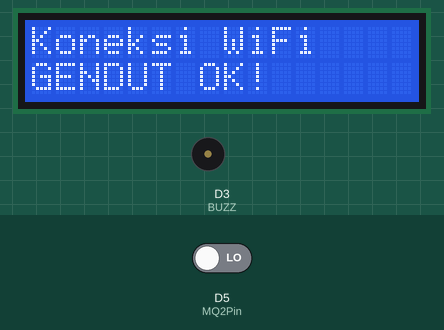
Bench run of a sketch on a simulated ESP8266 (NodeMCU). On the bench: 16×2 character LCD, buzzer (waves = sounding, pin HIGH). The test bench sets the inputs (shaded band); at power-on: D5 (MQ2Pin) LOW. WiFi joins after 1.5 s; servers stay silent unless stated.

Above: at 1.9 s.
At 5.1 s:
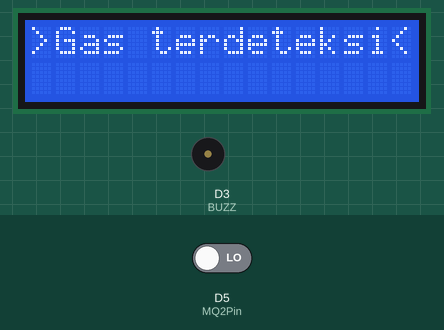
5.2 s: D5 (MQ2Pin) driven HIGH
At 7.2 s:
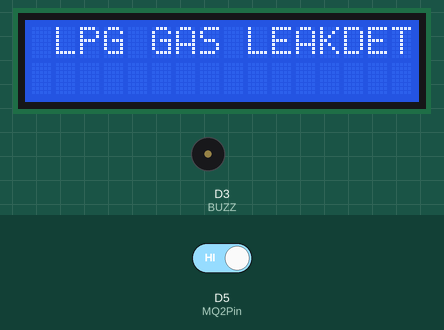
7.8 s: D5 (MQ2Pin) driven LOW
At 9.2 s:
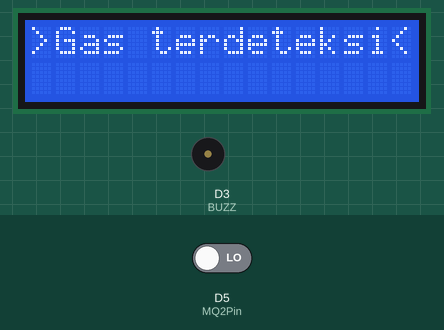
Timing chart, 0 to 10.8 s (numbered marks = the images above; inputs shaded):
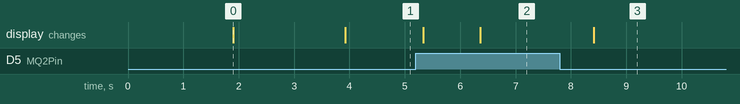

Measured:
- after the input at 5.2 s, the display: first changes after 0.14 s (image 2 shows a later state)
- after the input at 7.8 s, the display: changes after 0.61 s (image 3)
- what the display in image 0 shows lasts 2.0 s, from 1.9 s to 3.9 s

The sketch:

GasDetection.ino
```cpp
#define BLYNK_PRINT Serial
#include <ESP8266WiFi.h>
#include <BlynkSimpleEsp8266.h>
#include <Wire.h>
#include <LiquidCrystal_I2C.h>

LiquidCrystal_I2C lcd(0x27, 16, 2);

char auth[] = "YURP6vK6K2XofzjfXUBip3gUpIM_TGHt"; //ganti token
char ssid[] = "GENDUT"; //WiFi
char pass[] = "aabbccdd"; // Password

#define BUZZ D3
#define MQ2Pin D5
int MQ2Value;

void setup() {
  // put your setup code here, to run once:
  Serial.begin(115200);
  lcd.begin();
  lcd.backlight();
  lcd.print("Koneksi WiFi");
  lcd.setCursor(0,1);
  lcd.print(ssid);
  delay(10);
  Blynk.begin(auth, ssid, pass);
  lcd.print(" OK! ");
  delay(2000);
  lcd.clear();
  pinMode(MQ2Pin, INPUT);
  pinMode(BUZZ, OUTPUT);
}

void loop() {
  // put your main code here, to run repeatedly:
  Blynk.run();
  MQ2Value = digitalRead(MQ2Pin);
  if(MQ2Value){
    lcd.setCursor(0, 0);
    lcd.print(" LPG GAS LEAK");
    lcd.print("DETECTOR SYSTEM");
    delay(1000);
  }
  else{
    lcd.clear();
    lcd.print(">Gas terdeteksi<");
    Blynk.notify("Kebocoran Gas terdeteksi....!");
    while(!MQ2Value){
      lcd.noBacklight();
      digitalWrite(BUZZ,LOW);
      lcd.backlight();
      delay(200);
      MQ2Value = digitalRead(MQ2Pin);
    }
    lcd.clear();
    delay(1000);
  }
}
```
